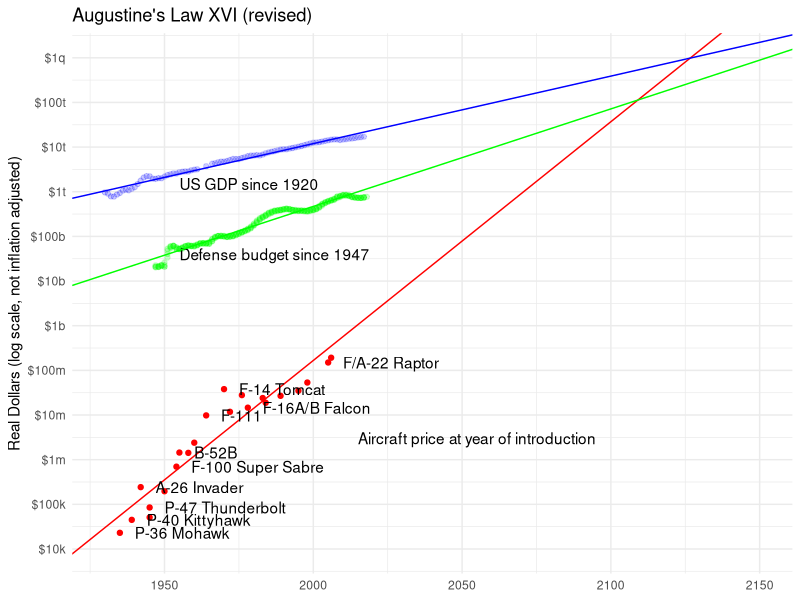

Source code (R):
# R script to generate the plot
library(ggplot2)
planes <- read.table("combat.csv",header=T,sep=",")
gdp <- read.table("gdp.csv",header=T,sep=",")
gdp$Real <- gdp$Real * 1e12  # scale from trillions

def <- read.table("FDEFX.csv",header=T,sep=",")
def$Year <- as.double(substr(def$DATE, 1, 4))
def$Real <- def$FDEFX * 1e9

# Ignore the Wright Model A
planes <- subset(planes, Year > 1920)

planes_ab <- lm(log10(Price) ~ Year, data=planes)
gdp_ab <- lm(log10(Real) ~ Year, data=gdp)
def_ab <- lm(log10(Real) ~ Year, data=def)

g <- ggplot()
g <- g + xlim(1930,2150)
g <- g + ggtitle("Augustine's Law XVI (revised)")
g <- g + theme_minimal() + theme(axis.title.x=element_blank())
# g <- g + ylim(4,12)
g <- g + scale_y_continuous(
	limits=c(4,15),
	name="Real Dollars (log scale, not inflation adjusted)",
	breaks=c(4:15),
	labels=c('$10k','$100k', '$1m', '$10m', '$100m','$1b','$10b','$100b','$1t','$10t','$100t', '$1q'))

g <- g + geom_point(aes(Year, log10(Price)), color="red", data=planes)
g <- g + geom_point(aes(Year, log10(Real)), alpha=0.2, color="blue", data=gdp)
g <- g + geom_point(aes(Year, log10(Real)), alpha=0.2, color="green", data=def)
g <- g + annotate("text", x=1955, y=log10(1.5e12), label="US GDP since 1920", hjust=0)
g <- g + annotate("text", x=1955, y=log10(40e9), label="Defense budget since 1947", hjust=0)
g <- g + annotate("text", x=2015, y=log10(3e6), label="Aircraft price at year of introduction", hjust=0)

g <- g + geom_abline(slope=planes_ab$coefficients[2], intercept=planes_ab$coefficients[1], color="red")
g <- g + geom_abline(slope=gdp_ab$coefficients[2], intercept=gdp_ab$coefficients[1], color="blue")
g <- g + geom_abline(slope=def_ab$coefficients[2], intercept=def_ab$coefficients[1], color="green")

# Non-overlapping Subset for the labels
labels = c(
        'P-6 Hawk',
        'P-51 Mustang',
        'F-100 Super Sabre',
        'F-16A/B Falcon',
        'F-18E Hornet',
        'B-52H',
        'B-52B',
        'F-35 Lightning'
)

g <- g + geom_text(aes(Year, log10(Price), label=Model), check_overlap=TRUE, hjust=0, nudge_x=5, data=planes) #subset(planes, Model %in% labels))

ggsave("augustine.png");
